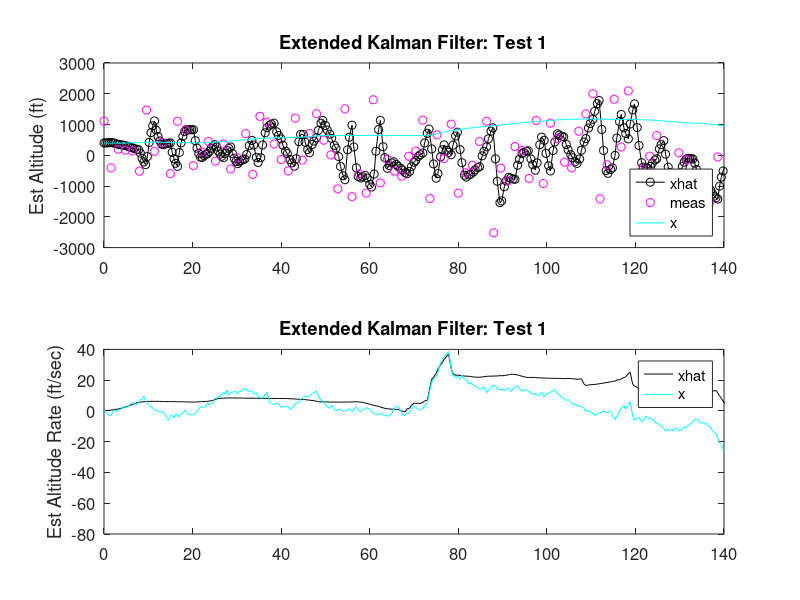
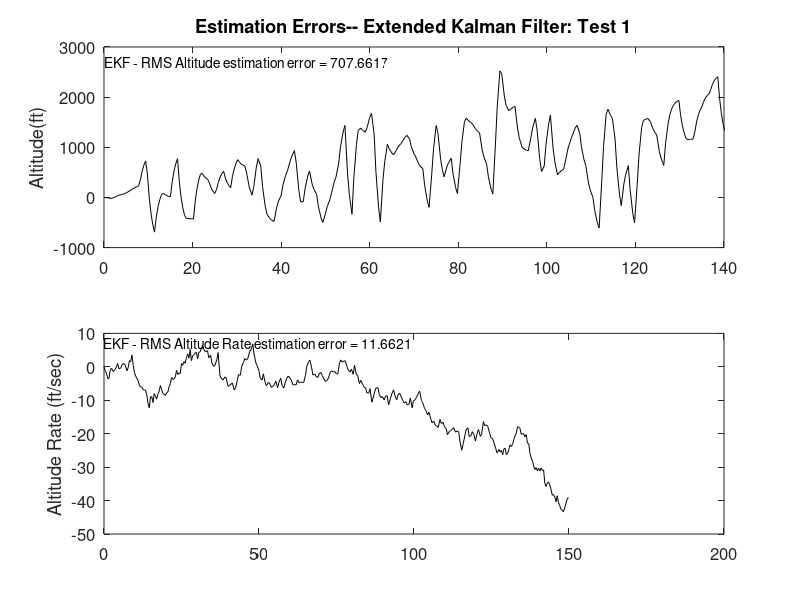

MATLAB code to generate these figures, in order:
clear all; close all;clc;
%% AE6505 Final Project -- Apollo 11 Final Descent: Extended Kalman Filter
% Use of an EKF to improve estimates of the true altitude from unreliable
% proximity sensor data
% Author: Erin McNeil
% Date: 4-25-2024

%% Choose Noisy Sensor Test Case to Run
method = 'Test 1'; %%%%SELECT TEST CASE%%%%

%% Load Digitized Data to Workspace

load('Time_A_trunc.mat');
load('Alt_trunc.mat');

load('Time_P_trunc.mat');
load('Pitch_trunc.mat');

load('Time_RA_trunc.mat');
load('RangeAccel_trunc.mat');


Altitude = Alt_trunc; %ft
RangeAccel = RangeAccel_trunc; %ft/sec^2
Pitch = Pitch_trunc*(pi/180); %rad

%% parameter inputs
g = 5.315; %gravity (ft/sec^2)

%% noise and covariance matrices
R = 1000; % Measurement noise covariance
P = eye(2)*1; % Initial state estimation covariance
Q = eye(2)*1; %process noise

%% initial state  
x = [400; ... %altitude (ft)
    0.5;... %altitude rate (ft/sec)
    ]; % Initial state x0
xhat = x;
y_meas = 400;

%% Iterations
dt = 0.2;
tf = 150;

dtPlot = dt; % How often to plot results
tPlot = -inf;
tMeas = -inf;


% Initialize arrays for plotting at the end of the program
tArray = [];
xhatArr = [];
xArray = [];
y_meaArr = [];
tMArray = [];

stp = 0;
iter = 0;
for t = 0 : dt : tf
    iter = iter + 1;
    
    if t >= tPlot + dtPlot
        % Save data for plotting
        tPlot = t + dtPlot - eps;
        tArray = [tArray t];
        xArray = [xArray x];
        xhatArr = [xhatArr xhat]; 
    end
    
    Range_Accel_ = RangeAccel(iter);
    Pitch_ = Pitch(iter);
    
    u = (-Range_Accel_/tan(Pitch_)) - g;
    x(1) = x(1) + x(2)*dt + (u*dt)/2;
    x(2) = x(2) + u*dt;
    x = [x(1);x(2)] + diag(sqrt(Q)*randn);
    
    %% Test Cases for Variable Measurement Noise
    
    switch (method)
      case 'Test 1'
      dtMeas = 0.8; %%%%UPDATE RATE%%%%
        if t >= tMeas + dtMeas 
            tMeas = t + dtMeas - eps;
                Noise = 1000; %%%%MAGNITUDE%%%%
                deg = 0; %%%%FREQUENCY%%%%
                y_meas = Altitude(iter)+ (Noise*cos(deg*t)*randn);
            y_meaArr = [y_meaArr y_meas];
            tMArray = [tMArray t];
        end
      case 'Test 2'
      dtMeas = 1.5; %%%%UPDATE RATE%%%%
        if t >= tMeas + dtMeas 
            tMeas = t + dtMeas - eps;
                Noise = 1000; %%%%MAGNITUDE%%%%
                deg = 0; %%%%FREQUENCY%%%%
                y_meas = Altitude(iter)+ (Noise*cos(deg*t)*randn);
            y_meaArr = [y_meaArr y_meas];
            tMArray = [tMArray t];
        end
      case 'Test 3'
      dtMeas = 0.8; %%%%UPDATE RATE%%%%
        if t >= tMeas + dtMeas 
            tMeas = t + dtMeas - eps;
                Noise = 1000; %%%%MAGNITUDE%%%%
                deg = 50; %%%%FREQUENCY%%%%
                y_meas = Altitude(iter)+ (Noise*cos(deg*t)*randn);
            y_meaArr = [y_meaArr y_meas];
            tMArray = [tMArray t];
        end
      case 'Test 4'
      dtMeas = 1.5; %%%%UPDATE RATE%%%%
        if t >= tMeas + dtMeas 
            tMeas = t + dtMeas - eps;
                Noise = 1000; %%%%MAGNITUDE%%%%
                deg = 50; %%%%FREQUENCY%%%%
                y_meas = Altitude(iter)+ (Noise*cos(deg*t)*randn);
            y_meaArr = [y_meaArr y_meas];
            tMArray = [tMArray t];
        end
      case 'Test 5'
      dtMeas = 0.8; %%%%UPDATE RATE%%%%
        if t >= tMeas + dtMeas 
            tMeas = t + dtMeas - eps;
                Noise = 1000; %%%%MAGNITUDE%%%%
                deg = 5; %%%%FREQUENCY%%%%
                y_meas = Altitude(iter)+ (Noise*cos(deg*t)*randn);
            y_meaArr = [y_meaArr y_meas];
            tMArray = [tMArray t];
        end
      case 'Test 6'
      dtMeas = 0.8; %%%%UPDATE RATE%%%%
        if t >= tMeas + dtMeas 
            tMeas = t + dtMeas - eps;
                Noise = 1000; %%%%MAGNITUDE%%%%
                deg = 25; %%%%FREQUENCY%%%%
                y_meas = Altitude(iter)+ (Noise*cos(deg*t)*randn);
            y_meaArr = [y_meaArr y_meas];
            tMArray = [tMArray t];
        end
      case 'Test 7'
      dtMeas = 0.8; %%%%UPDATE RATE%%%%
        if t >= tMeas + dtMeas 
            tMeas = t + dtMeas - eps;
                Noise = 1000; %%%%MAGNITUDE%%%%
                deg = 500; %%%%FREQUENCY%%%%
                y_meas = Altitude(iter)+ (Noise*cos(deg*t)*randn);
            y_meaArr = [y_meaArr y_meas];
            tMArray = [tMArray t];
        end
      case 'Test 8'
      dtMeas = 0.8; %%%%UPDATE RATE%%%%
        if t >= tMeas + dtMeas 
            tMeas = t + dtMeas - eps;
                Noise = 100; %%%%MAGNITUDE%%%%
                deg = 5; %%%%FREQUENCY%%%%
                y_meas = Altitude(iter)+ (Noise*cos(deg*t)*randn);
            y_meaArr = [y_meaArr y_meas];
            tMArray = [tMArray t];
        end
      case 'Test 9'
      dtMeas = 0.8; %%%%UPDATE RATE%%%%
        if t >= tMeas + dtMeas 
            tMeas = t + dtMeas - eps;
                Noise = 5000; %%%%MAGNITUDE%%%%
                deg = 5; %%%%FREQUENCY%%%%
                y_meas = Altitude(iter)+ (Noise*cos(deg*t)*randn);
            y_meaArr = [y_meaArr y_meas];
            tMArray = [tMArray t];
        end
      case 'Test 10'
      dtMeas = 0.8; %%%%UPDATE RATE%%%%
        if t >= tMeas + dtMeas 
            tMeas = t + dtMeas - eps;
                Noise = 7000; %%%%MAGNITUDE%%%%
                deg = 5; %%%%FREQUENCY%%%%
                y_meas = Altitude(iter)+ (Noise*cos(deg*t)*randn);
            y_meaArr = [y_meaArr y_meas];
            tMArray = [tMArray t];
        end
      case 'WORST CASE'
      dtMeas = 1.5; %%%%UPDATE RATE%%%%
        if t >= tMeas + dtMeas 
            tMeas = t + dtMeas - eps;
            Noise = 7000; %%%%MAGNITUDE%%%%
            deg = 500; %%%%FREQUENCY%%%%
            if (100 < t) && (t < 140)
                y_meas = y_meas; %%%%STALE DATA%%%%
            elseif (75 < t) && (t < 100)
                y_meas = Altitude(iter)+ (Noise*cos(deg*t)*randn);
            elseif (50 < t) && (t < 75)
                y_meas = y_meas; %%%%STALE DATA%%%%
            elseif (0 < t) && (t < 50)
                y_meas = Altitude(iter)+ (Noise*cos(deg*t)*randn);
            else
                y_meas = y_meas; %%%%STALE DATA%%%%
            end
            y_meaArr = [y_meaArr y_meas];
            tMArray = [tMArray t];
        end
        
      otherwise
        %do nothing
    end
        
%% Extended Kalman Filter
   
    A = [0 1; 0 0];
    H = [1 0];
    
    
    u = (-Range_Accel_/tan(Pitch_)) - g;
    xhat(1) = xhat(1) + xhat(2)*dt + (u*dt)/2;
    xhat(2) = xhat(2) + u*dt;
    xhat = [xhat(1);xhat(2)];
    
    y_comp = xhat(1); %Altitude (ft)
    
    Pdot = A*P + P*A' + Q;
    P = P + P*dt;

    K = P * H' * inv(H * P * H' + R);  
    xhat = xhat + K * (y_meas - y_comp); 
    P = (eye(2) - K*H)*P*(eye(2) - K*H)' + K*R*K'; 

end

%% Plots

p1 = figure(1);
subplot(2,1,1);
plot(tArray, xhatArr(1,:),'k-o');
hold on
plot(tMArray, y_meaArr,'mo');
plot(tArray, xArray(1,:),'c-');
title(['Extended Kalman Filter: ',method], 'FontSize', 12);
set(gca,'FontSize',12); set(gcf,'Color','White');
ylabel('Est Altitude (ft)');
legend('xhat','meas','x','Location','SouthEast');
xlim([0,140]);

subplot(2,1,2);
plot(tArray, xhatArr(2,:),'k-');
hold on
plot(tArray, xArray(2,:),'c-');
title(['Extended Kalman Filter: ',method], 'FontSize', 12);
set(gca,'FontSize',12); set(gcf,'Color','White');
ylabel('Est Altitude Rate (ft/sec)');
legend('xhat','x');
xlim([0,140]);

AltErr = std(xArray(1,:) - xhatArr(1,:));
disp(['EKF - RMS Altitude estimation error = ', num2str(AltErr)]);

AltdotErr = std(xArray(2,:) - xhatArr(2,:));
disp(['EKF - RMS Altitude Rate estimation error = ', num2str(AltdotErr)]);

% state estimate errors
p2 = figure(2);
subplot(2,1,1);
plot(tArray, xArray(1,:) - xhatArr(1,:),'k-');
title(['Estimation Errors-- Extended Kalman Filter: ',method]);
set(gca,'FontSize',12); set(gcf,'Color','White');
ylabel('Altitude(ft)');
xlim([0,140]);
text(min(xlim),max(ylim)-300,['EKF - RMS Altitude estimation error = ', num2str(AltErr)]);

subplot(2,1,2);
plot(tArray, xArray(2,:) - xhatArr(2,:),'k-');
set(gca,'FontSize',12); set(gcf,'Color','White');
ylabel('Altitude Rate (ft/sec)');
text(min(xlim),max(ylim)-3,['EKF - RMS Altitude Rate estimation error = ', num2str(AltdotErr)]);


saveas(p1,['EKF_state_estimates_',method,'.png']);
saveas(p2,['EKF_state_estimate_errors_',method,'.png']);